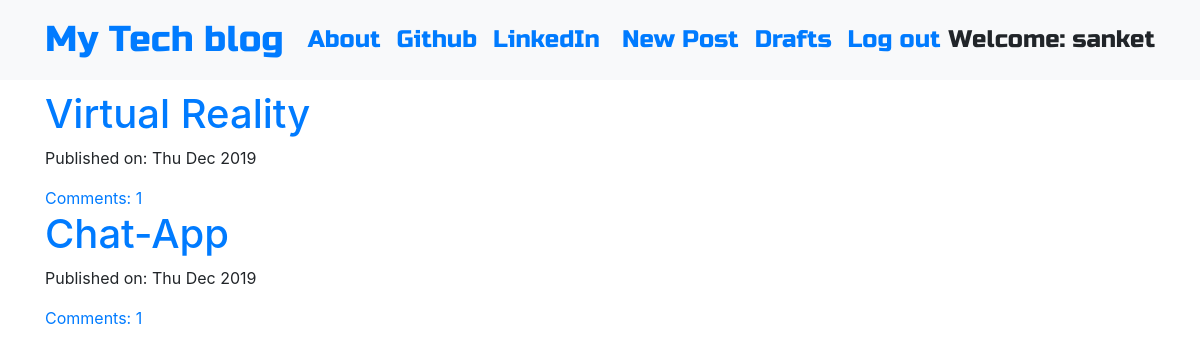
Screenshot of / (signed in) with the database file from the repository.
### blog/models.py (models this page shows, shortened)
class Post(models.Model):
    author = models.ForeignKey('auth.User',on_delete=models.CASCADE)
    title = models.CharField(max_length=200)
    text = models.TextField()
    created_date = models.DateTimeField(default=timezone.now)
    published_date = models.DateTimeField(blank=True, null=True)
    def approve_comments(self):
        return self.comments.filter(approved_comment=True)

### blog/views.py (the view)
# urls.py: path('',views.PostListView.as_view(),name='post_list'),
class PostListView(ListView):
    model = Post
    def get_queryset(self):
        return Post.objects.filter(published_date__lte=timezone.now()).order_by('-published_date')

### blog/templates/blog/post_list.html
{% extends 'blog/base.html' %}
{% block content %}
<div class="centerstage">
    {% for post in post_list %}
        <div class="post">
            <h1><a href="{% url 'post_detail' pk=post.pk %}">{{ post.title }}</a></h1>
            <div class="date">
                <p>Published on: {{ post.published_date|date:"D M Y"}}</p>
            </div>
            <a href="{% url 'post_detail' pk=post.pk %}">Comments: {{ post.approve_comments.count }}</a>
        </div>
    {% endfor %}
</div>
{% endblock %}

### blog/templates/blog/base.html (shortened to what this page needs)
<!DOCTYPE html>
{% load static %}
<html>
  <head>
    <link rel="stylesheet" href="https://stackpath.bootstrapcdn.com/bootstrap/4.1.3/css/bootstrap.min.css"
>
    <link href="https://maxcdn.bootstrapcdn.com/font-awesome/4.7.0/css/font-awesome.min.css" rel="stylesheet">
    <link rel="stylesheet" href="//cdn.jsdelivr.net/medium-editor/latest/css/medium-editor.min.css" type="text/css" media="screen" charset="utf-8">
    <link rel="stylesheet" href="{% static 'css/blog.css' %}">
  </head>
  <body class='loader'>
    <nav class="navbar navbar-expand-lg bg-light techfont">
      <div class="container">
        <div class="navbar-nav align-items-center">
          <a class="navbar-brand bigbrand" href="{% url 'post_list' %}">My Tech blog</a>
          <a class="nav-item nav-link" href="{% url 'about' %}">About</a>
          <a class="nav-item nav-link" href="https://www.github.com">Github</a>
          <a class="nav-item nav-link" href="https://www.linkedin.com">LinkedIn</a>
        </div>
        <div class="navbar-nav align-items-center ml-auto">
          {% if user.is_authenticated %}
            <a class="nav-item nav-link" href="{% url 'post_new' %}">New Post</a>
            <a class="nav-item nav-link" href="{% url 'post_draft_list' %}">Drafts</a>
            <a class="nav-item nav-link" href="{% url 'logout' %}">Log out</a>
            <a >Welcome: {{ user.username }}</a>
          {% else %}
            <a class="nav-item nav-link" href="{% url 'login' %}" aria-label="Login">
              <span class="fa fa-user" aria-hidden="true"></span></a>
          {% endif %}
        </div>
      </div>
    </nav>
          <div class="content container">
              <div class="row">
                  <div class="col-md-8">
                    <div class="blog_posts">
                      {% block content %}
                      {% endblock %}
                    </div>
                  </div>
              </div>
          </div>
  </body>
</html>

### blog/static/css/blog.css (style rules this page uses)
.techfont { font-family: 'Russo One', sans-serif; font-size: 1.5em; margin-bottom: 10px; }
.centerstage { margin-left: auto; margin-right: auto; }
.bigbrand { font-size: 1.5em; }
.loader { filter:hue-rotate(0deg); color: linear-gradient(45deg,#0f8,#08f); animation:hue 5000ms infinite linear; }

### rows the page displays
Post: title "Virtual Reality", published_date "Thu Dec 2019", approve_comments.count "1"
Post: title "Chat-App", published_date "Thu Dec 2019", approve_comments.count "1"

### other values shown
{{ user.username }} "sanket"
